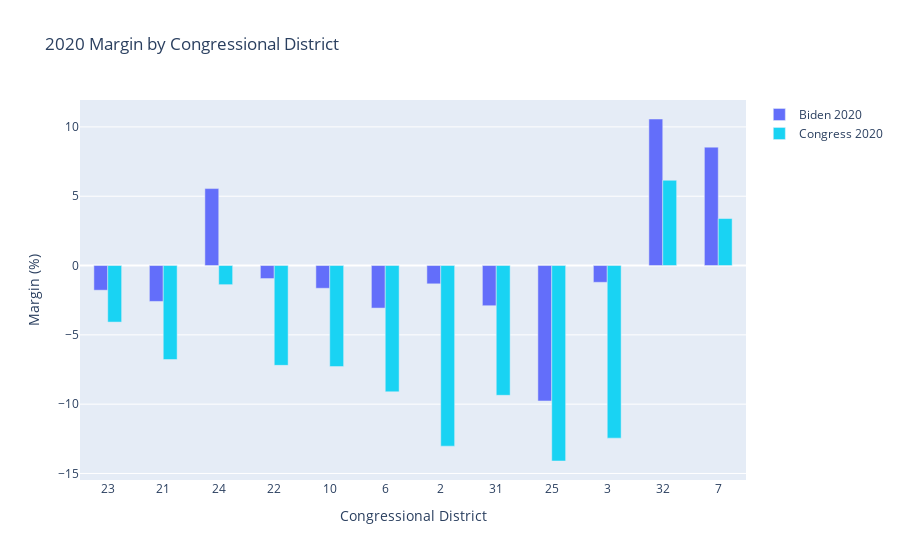

Source (notebook cell):
### Code cell
fig = go.Figure()
fig.add_trace(go.Bar(x=data['CD'], y=data['2020 PRES'],
                    name='Biden 2020'))
fig.add_trace(go.Bar(x=data['CD'], y=data['2020 US REP'],
                    name='Congress 2020',marker_color='#19D3F3'))
fig.update_xaxes(type='category',title_text='Congressional District')
fig.update_yaxes(title_text='Margin (%)')
fig.update_layout(title='2020 Margin by Congressional District')
fig.update_layout(barmode='group',bargap=0.5)
fig.show()
fig.write_html("bar1.html")

### Figure 1 — Plotly figure (JSON) as saved in the notebook; plotly's stock layout.template omitted (floating-point values rounded to 4 significant figures)
{"data": [{"name": "Biden 2020", "type": "bar", "x": ["23", "21", "24", "22", "10", "6", "2", "31", "25", "3", "32", "7"], "y": ["-1.78%", "-2.59%", "5.55%", "-0.94%", "-1.64%", "-3.07%", "-1.32%", "-2.90%", "-9.77%", "-1.21%", "10.57%", "8.54%"]}, {"marker": {"color": "#19D3F3"}, "name": "Congress 2020", "type": "bar", "x": ["23", "21", "24", "22", "10", "6", "2", "31", "25", "3", "32", "7"], "y": ["-4.08%", "-6.78%", "-1.38%", "-7.20%", "-7.29%", "-9.11%", "-13.03%", "-9.36%", "-14.10%", "-12.45%", "6.15%", "3.39%"]}], "layout": {"bargap": 0.5, "barmode": "group", "title": {"text": "2020 Margin by Congressional District"}, "xaxis": {"title": {"text": "Congressional District"}, "type": "category"}, "yaxis": {"title": {"text": "Margin (%)"}}}}
